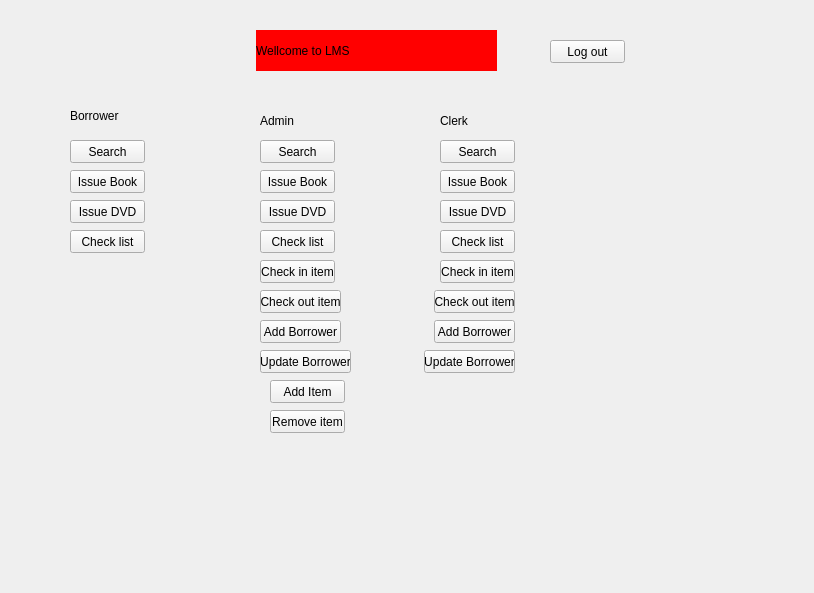
<?xml version="1.0" encoding="UTF-8"?>
<ui version="4.0">
 <class>mymain</class>
 <widget class="QWidget" name="mymain">
  <property name="geometry">
   <rect>
    <x>0</x>
    <y>0</y>
    <width>814</width>
    <height>593</height>
   </rect>
  </property>
  <property name="minimumSize">
   <size>
    <width>0</width>
    <height>0</height>
   </size>
  </property>
  <property name="windowTitle">
   <string>Form</string>
  </property>
  <widget class="QLabel" name="label">
   <property name="geometry">
    <rect>
     <x>256</x>
     <y>30</y>
     <width>241</width>
     <height>41</height>
    </rect>
   </property>
   <property name="styleSheet">
    <string notr="true">background:red;
font: 75 18pt &quot;MS Shell Dlg 2&quot;;
text-allign:center;
</string>
   </property>
   <property name="text">
    <string>Wellcome to LMS</string>
   </property>
  </widget>
  <widget class="QLabel" name="label1">
   <property name="geometry">
    <rect>
     <x>70</x>
     <y>100</y>
     <width>111</width>
     <height>31</height>
    </rect>
   </property>
   <property name="styleSheet">
    <string notr="true">
font: 75 11pt &quot;MS Shell Dlg 2&quot;;
font: 75 20pt &quot;MS Shell Dlg 2&quot;;</string>
   </property>
   <property name="text">
    <string>Borrower</string>
   </property>
  </widget>
  <widget class="QPushButton" name="button1">
   <property name="geometry">
    <rect>
     <x>70</x>
     <y>140</y>
     <width>75</width>
     <height>23</height>
    </rect>
   </property>
   <property name="text">
    <string>Search</string>
   </property>
  </widget>
  <widget class="QPushButton" name="button2">
   <property name="geometry">
    <rect>
     <x>70</x>
     <y>170</y>
     <width>75</width>
     <height>23</height>
    </rect>
   </property>
   <property name="text">
    <string>Issue Book</string>
   </property>
  </widget>
  <widget class="QPushButton" name="button4">
   <property name="geometry">
    <rect>
     <x>70</x>
     <y>230</y>
     <width>75</width>
     <height>23</height>
    </rect>
   </property>
   <property name="text">
    <string>Check list</string>
   </property>
  </widget>
  <widget class="QLabel" name="label3">
   <property name="geometry">
    <rect>
     <x>260</x>
     <y>110</y>
     <width>81</width>
     <height>21</height>
    </rect>
   </property>
   <property name="styleSheet">
    <string notr="true">font: 75 14pt &quot;MS Shell Dlg 2&quot;;
font: 75 20pt &quot;MS Shell Dlg 2&quot;;
</string>
   </property>
   <property name="text">
    <string>Admin</string>
   </property>
  </widget>
  <widget class="QPushButton" name="button13">
   <property name="geometry">
    <rect>
     <x>260</x>
     <y>140</y>
     <width>75</width>
     <height>23</height>
    </rect>
   </property>
   <property name="text">
    <string>Search</string>
   </property>
  </widget>
  <widget class="QPushButton" name="button14">
   <property name="geometry">
    <rect>
     <x>260</x>
     <y>170</y>
     <width>75</width>
     <height>23</height>
    </rect>
   </property>
   <property name="text">
    <string>Issue Book</string>
   </property>
  </widget>
  <widget class="QPushButton" name="button16">
   <property name="geometry">
    <rect>
     <x>260</x>
     <y>230</y>
     <width>75</width>
     <height>23</height>
    </rect>
   </property>
   <property name="text">
    <string>Check list</string>
   </property>
  </widget>
  <widget class="QPushButton" name="button5">
   <property name="geometry">
    <rect>
     <x>440</x>
     <y>140</y>
     <width>75</width>
     <height>23</height>
    </rect>
   </property>
   <property name="text">
    <string>Search</string>
   </property>
  </widget>
  <widget class="QPushButton" name="button8">
   <property name="geometry">
    <rect>
     <x>440</x>
     <y>230</y>
     <width>75</width>
     <height>23</height>
    </rect>
   </property>
   <property name="text">
    <string>Check list</string>
   </property>
  </widget>
  <widget class="QLabel" name="label2">
   <property name="geometry">
    <rect>
     <x>440</x>
     <y>110</y>
     <width>71</width>
     <height>21</height>
    </rect>
   </property>
   <property name="styleSheet">
    <string notr="true">font: 75 20pt &quot;MS Shell Dlg 2&quot;;</string>
   </property>
   <property name="text">
    <string>Clerk</string>
   </property>
  </widget>
  <widget class="QPushButton" name="button6">
   <property name="geometry">
    <rect>
     <x>440</x>
     <y>170</y>
     <width>75</width>
     <height>23</height>
    </rect>
   </property>
   <property name="text">
    <string>Issue Book</string>
   </property>
  </widget>
  <widget class="QPushButton" name="button9">
   <property name="geometry">
    <rect>
     <x>440</x>
     <y>260</y>
     <width>75</width>
     <height>23</height>
    </rect>
   </property>
   <property name="text">
    <string>Check in item</string>
   </property>
  </widget>
  <widget class="QPushButton" name="button12">
   <property name="geometry">
    <rect>
     <x>424</x>
     <y>350</y>
     <width>91</width>
     <height>23</height>
    </rect>
   </property>
   <property name="text">
    <string>Update Borrower</string>
   </property>
  </widget>
  <widget class="QPushButton" name="button10">
   <property name="geometry">
    <rect>
     <x>434</x>
     <y>290</y>
     <width>81</width>
     <height>23</height>
    </rect>
   </property>
   <property name="text">
    <string>Check out item</string>
   </property>
  </widget>
  <widget class="QPushButton" name="button11">
   <property name="geometry">
    <rect>
     <x>434</x>
     <y>320</y>
     <width>81</width>
     <height>23</height>
    </rect>
   </property>
   <property name="text">
    <string>Add Borrower</string>
   </property>
  </widget>
  <widget class="QPushButton" name="button17">
   <property name="geometry">
    <rect>
     <x>260</x>
     <y>260</y>
     <width>75</width>
     <height>23</height>
    </rect>
   </property>
   <property name="text">
    <string>Check in item</string>
   </property>
  </widget>
  <widget class="QPushButton" name="button18">
   <property name="geometry">
    <rect>
     <x>260</x>
     <y>290</y>
     <width>81</width>
     <height>23</height>
    </rect>
   </property>
   <property name="text">
    <string>Check out item</string>
   </property>
  </widget>
  <widget class="QPushButton" name="button19">
   <property name="geometry">
    <rect>
     <x>260</x>
     <y>320</y>
     <width>81</width>
     <height>23</height>
    </rect>
   </property>
   <property name="text">
    <string>Add Borrower</string>
   </property>
  </widget>
  <widget class="QPushButton" name="button20">
   <property name="geometry">
    <rect>
     <x>260</x>
     <y>350</y>
     <width>91</width>
     <height>23</height>
    </rect>
   </property>
   <property name="text">
    <string>Update Borrower</string>
   </property>
  </widget>
  <widget class="QPushButton" name="button21">
   <property name="geometry">
    <rect>
     <x>270</x>
     <y>380</y>
     <width>75</width>
     <height>23</height>
    </rect>
   </property>
   <property name="text">
    <string>Add Item</string>
   </property>
  </widget>
  <widget class="QPushButton" name="button22">
   <property name="geometry">
    <rect>
     <x>270</x>
     <y>410</y>
     <width>75</width>
     <height>23</height>
    </rect>
   </property>
   <property name="text">
    <string>Remove item</string>
   </property>
  </widget>
  <widget class="QPushButton" name="Dvd">
   <property name="geometry">
    <rect>
     <x>70</x>
     <y>200</y>
     <width>75</width>
     <height>23</height>
    </rect>
   </property>
   <property name="text">
    <string>Issue DVD</string>
   </property>
  </widget>
  <widget class="QPushButton" name="Dvd2">
   <property name="geometry">
    <rect>
     <x>440</x>
     <y>200</y>
     <width>75</width>
     <height>23</height>
    </rect>
   </property>
   <property name="text">
    <string>Issue DVD</string>
   </property>
  </widget>
  <widget class="QPushButton" name="Dvd1">
   <property name="geometry">
    <rect>
     <x>260</x>
     <y>200</y>
     <width>75</width>
     <height>23</height>
    </rect>
   </property>
   <property name="text">
    <string>Issue DVD</string>
   </property>
  </widget>
  <widget class="QPushButton" name="pushButton">
   <property name="geometry">
    <rect>
     <x>550</x>
     <y>40</y>
     <width>75</width>
     <height>23</height>
    </rect>
   </property>
   <property name="text">
    <string>Log out</string>
   </property>
  </widget>
 </widget>
 <resources/>
 <connections/>
</ui>
